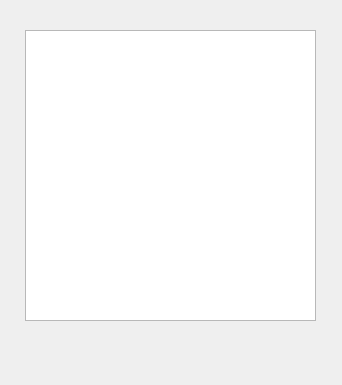
<?xml version="1.0" encoding="UTF-8"?>
<ui version="4.0">
 <class>second</class>
 <widget class="QWidget" name="second">
  <property name="geometry">
   <rect>
    <x>0</x>
    <y>0</y>
    <width>342</width>
    <height>385</height>
   </rect>
  </property>
  <property name="windowTitle">
   <string>Form</string>
  </property>
  <widget class="QListView" name="listView">
   <property name="geometry">
    <rect>
     <x>25</x>
     <y>30</y>
     <width>291</width>
     <height>291</height>
    </rect>
   </property>
  </widget>
 </widget>
 <resources/>
 <connections/>
</ui>
